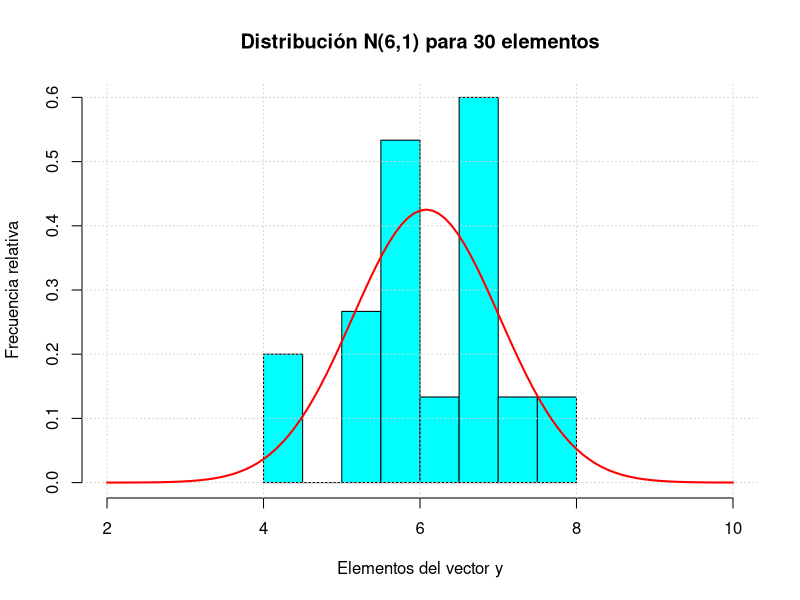
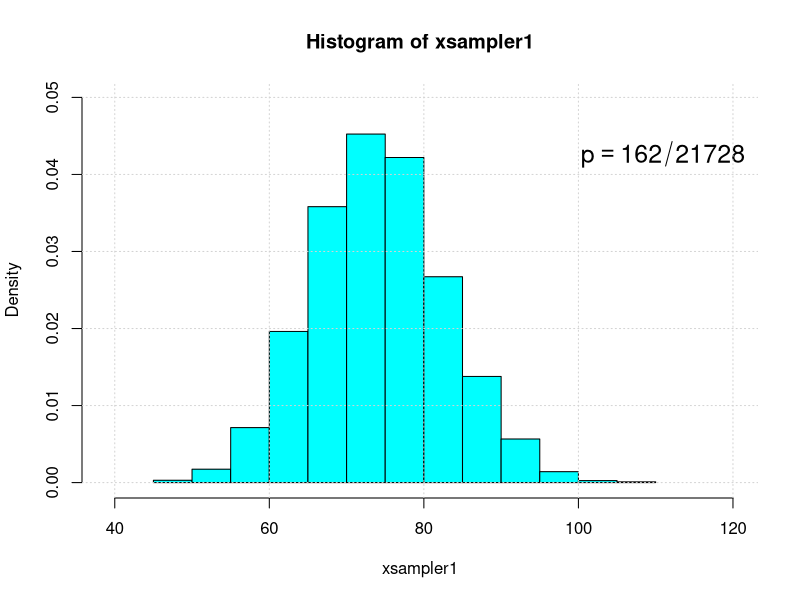
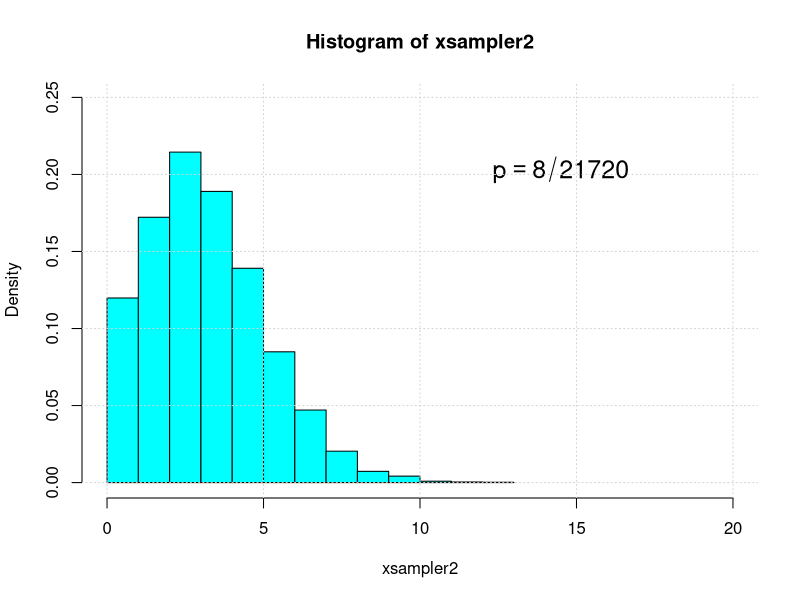
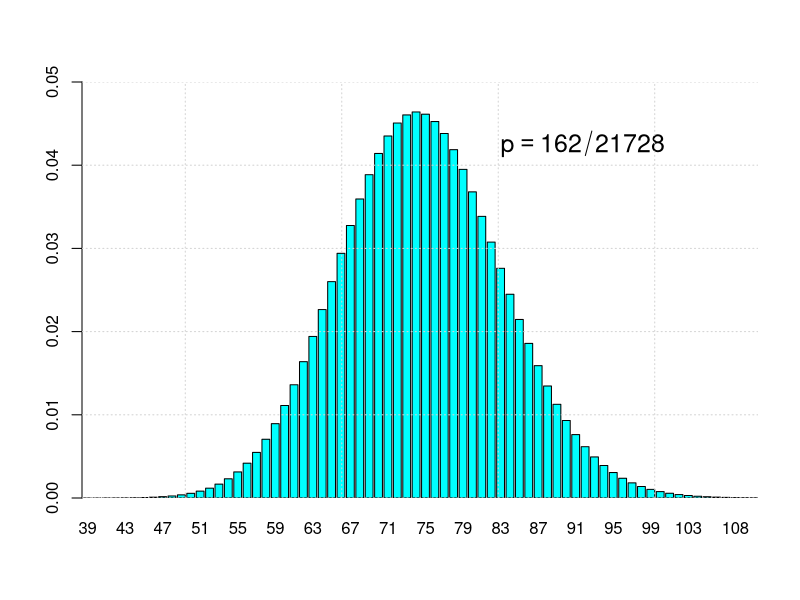
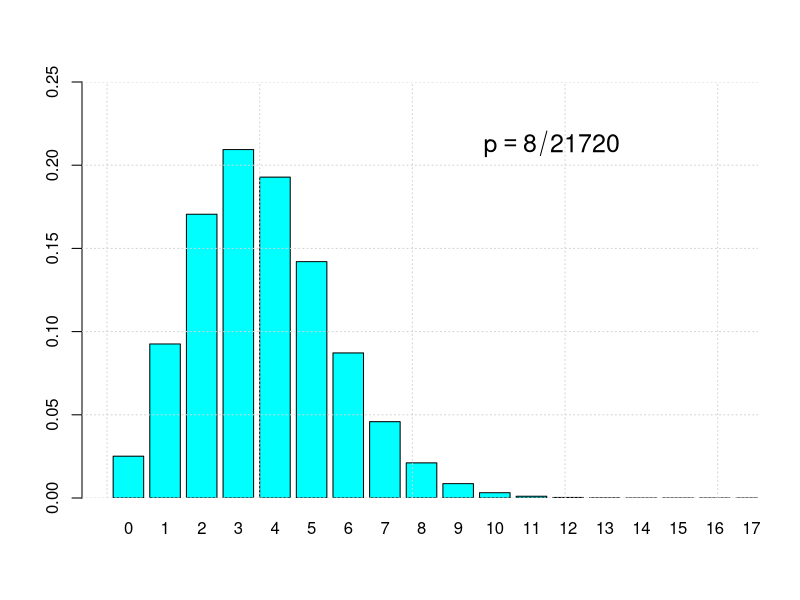

Generate these figures, in order, with R:
# -*- coding: utf-8 -*-

# -- Sheet --

# # Tarea 3 (tema 5): Intervalos de confianza
# ## 
# 1) Intervalos de confianza para la media y la desviación poblacional a partir de una muestra.


# ## 1.a) 
# Utilizando como semilla (seed) el número 12345 generar un vector que contenga una secuencia de 30
# números que sigan una distribución normal con media 6 y desviación típica 1. Determinar su media y su
# desviación típica.


set.seed(12345)
y <- rnorm(30, mean=6, sd=1) 
cat("Vector de 30 números con distribución N(6,1):","\n",y,"\n","\n")
mu=mean(y)
sigma=sd(y)
cat("La media del vector y es",mu,"y su desviación típica es",sigma,"\n")

# ## 1.b)
# Representar el histograma del vector anterior, superponiendo en otro color la curva con la distribución
# teórica (normal) asumida.


hist(y,freq=FALSE,xlim=c(2,10),col='cyan',main="Distribución N(6,1) para 30 elementos",ylab="Frecuencia relativa",xlab="Elementos del vector y")
grid()
curve(dnorm(x,mu,sigma),add=TRUE,col='red',lwd=2)

# ## 1.c)
# Obtener un intervalo de confianza del 90% para la media poblacional sin hacer la suposición de que la
# aproximación normal es razonable y haciendo la suposión de que la aproximación normal es razonable.
# Compara los dos resultados.


# Sin aproximación normal:


intconf <- function(x, nc){
tlim <- (1 - nc/100)/2                            #alfa/2
t  <- qt(tlim, df=length(x)-1, lower.tail=FALSE)  #usa distribución t (no se considera aprox normal)
l1 <- mean(x) - t*sd(x)/sqrt(length(x))           #límite inferior
l2 <- mean(x) + t*sd(x)/sqrt(length(x))           #límite superior
cat("Intervalo del ", nc, "%: [", l1, ",", l2, "]", "\n")
return(c(l1,l2))                                  #devuelve como resultado los dos límites
}

#Nivel de confianza 90%
limites <- intconf(y,90)

# Con aproximación normal:


intconf2 <- function(x, nc){
zlim <- (1 - nc/100)/2                            #alfa/2
z  <- qnorm(zlim, lower.tail=FALSE)               #usa distribución z_alfa/2
l1 <- mean(x) - z*sd(x)/sqrt(length(x))           #límite inferior
l2 <- mean(x) + z*sd(x)/sqrt(length(x))           #límite superior
cat("Intervalo del ", nc, "%: [", l1, ",", l2, "]", "\n")
return(c(l1,l2))                                  #devuelve como resultado los dos límites
}

#Nivel de confianza 90%
limites2 <- intconf2(y,90)


cat("Se aprecia que, siendo la media de la muestra ym=6.078807, los tamaños de los semiintervalos serían: ","\n")
cat("Sin aproximación normal: SI-=", mu-5.787754 , "; SI+=", 6.36986-mu,"\n")
cat("Sin aproximación normal: SI-=", mu-5.79705 , "; SI+=", 6.360564-mu,"\n","\n")
cat("Se ve que en ambos casos, como es de esperar, son intervalos simétricos y que en el caso en que no se considera 
aproximación normal, el intervalo es de mayor tamaño. Esto tampoco sorprende, ya que al reducirse los grados de libertad,
se ensancha la distribución.","\n")

# ## 1.d)
# Obtener un intervalo de confianza del 98% para la desviación típica poblacional.


intconfsd <- function(x, nc){
lim <- (1-nc/100)/2                              #alfa/2
chi1 <- qchisq(lim, df=length(x)-1, lower.tail=FALSE)
chi2 <- qchisq(lim, df=length(x)-1)
l1 <- sqrt((length(x)-1)*var(x)/chi1)
l2 <- sqrt((length(x)-1)*var(x)/chi2)
cat("Intervalo del",nc,"%: [",l1,",",l2,"]","\n")
}

intconfsd(y,98)

# # Ejercicio 2
# ## Intervalos de confianza para una proporción
# Según el estudio de Polack et al 2020 (https://www.nejm.org/doi/full/10.1056/NEJMoa2034577
# (https://www.nejm.org/doi/full/10.1056/NEJMoa2034577)) sobre la vacuna Pfizer contra el covid-19 se tomaron
# 2 muestras de entre las 43448 personas que participaron voluntariamente en el ensayo clínico para la vacuna.
# A la primera muestra de 21720 personas se le administró la vacuna y a la segunda muestra de 21728
# personas se le administró un placebo. El número de personas presentando cuadros relacionados con covid-19
# y dando positivo en el test en el periodo estudiado para los vacunados y no vacunados fue 8 y 162
# respectivamente.


# ## 2.a) 
# Calcular el intervalo de confianza al 99% de las diferencias en proporción de casos covid-19 entre la
# población vacunada y sin vacunar. Interpretar el resultado.


#Muestras con distribución binomial:
#Hay una probabilidad de 8/21720 de dar positivo estando vacunado.      Estadístico P1
#Hay una probabilidad de 162/21728 de dar positivo no estando vacunado. Estadístico P2
#Media mu=p y sig2(sigma^2)=pq
#Para el estadistico P: mup=p y sig2p=pq/n=p(1-p)/n (muestra muy grande)

#Para la diferencia de medidas:
#mu(p1-p2)=p1-p2  sig2(p1-p2)=p1*q1/n1 + p2*q2/n2
fav1=162
tot1=21728
fav2=8
tot2=21720

p1=fav1/tot1                                 #Estadístico P1
p2=fav2/tot2                                 #Estadístico P2
med1=p1
sigma1=p1*(1-p1)                        #Distribución binomial de la muestra 1
med2=p2
sigma2=p2*(1-p2)


# Como n1 es similar a n2 y n1+n2 mucho mayor que 30 -> Aproximación normal de la distribución para la diferencia de medias:
intconfdifprop <- function(mu1, sig1, mu2, sig2, nc){
    zlim <- (1-nc/100)/2                         #alfa/2
    z <- qnorm(zlim, lower.tail=FALSE)           #99% de nivel confianza
    l1 <- mu1-mu2 - z*sqrt((sig1^2/tot1)+(sig2^2/tot2))
    l2 <- mu1-mu2 + z*sqrt((sig1^2/tot1)+(sig2^2/tot2))
    cat("Intervalo del",nc,"%: [",l1,",",l2,"]","\n")
}

#Corremos la función con los valores medios de p1 y p2 y sus varianzas:
intconfdifprop(med1,sigma1,med2,sigma2,99)

cat("Las probabilidades de dar positivo en ambos grupos son:","\n")
cat("p1=",p1,"para el grupo no vacunado.","\n")
cat("p2=",p2,"para el grupo vacunado.","\n")

cat("Este resultado indica, por un lado, que al encontrarse la probabilidad de dar positivo, siendo del grupo no vacunado, tan
cerca del valor central del intervalo, es mucho más probable que un positivo pertenezca a este grupo, ya que está 
en el centro de la normal y el otro valor central se encuentra en un extremo. La conclusión que se puede sacar es que la 
vacunación reduce mucho la probabilidad de dar positivo en el test.","\n")

# ## 2.b) 
# Utilizando como semilla (seed) el número 12345 , generar dos muestras, con 10.000 elementos cada
# una, que simulen el número de personas con positivo en covid-19 para las dos distribuciones binomiales con
# parámetros n y p iguales a los de del estudio de Polack. Representa los histogramas de la proporción de casos
# covid-19 para las dos muestras y compáralos.


# Así creo que era como se debía hacer:


#Así es como había que hacerlo (o más o menos así)
set.seed(12345)
xsampler1 <- rbinom(10000,10000,p1)
table(xsampler1)
hist(xsampler1,freq=FALSE,xlim=c(39,120), ylim=c(0,0.05), xpd=FALSE, names.arg=seq(0,10000,1),col="cyan") #Los límites fueron comprobados previamente.
text(x=99, y=0.042, expression(p == 162/21728), cex=1.5, pos=4)
grid()

xsampler2 <- rbinom(10000,10000,p2)
table(xsampler2)
hist(xsampler2,freq=FALSE,xlim=c(0,20), ylim=c(0,0.25), xpd=FALSE, names.arg=seq(0,10000,1),col="cyan") #Los límites fueron comprobados previamente.
text(x=12, y=0.2, expression(p == 8/21720), cex=1.5, pos=4)
grid()

cat("Se observa que en el caso con probabilidad p1=162/21728=", p1,"la distribución es como una normal centrada en" ,10000*p1,".
Esto corresponde a la muestra de personas no vacunadas.","\n")
cat("Para la muestra de personas vacunadas, con probabilidad p2=8/21720=", p2,", la distribución no es simétrica, 
y las cantidades de positivos más probables se sitúan en valores mucho más bajos, está centrada en", 10000*p2, ".","\n")

# Así es como lo hice:


#Así es como lo había hecho
set.seed(12345)
xsample1 <- dbinom(0:10000,10000,p1)  #Muestra que las probabilidades de que haya desde 0 a 10k contagios.
barplot(xsample1, xlim=c(50,130), ylim=c(0,0.05), xpd=FALSE, names.arg=seq(0,10000,1),col="cyan") #Los límites fueron comprobados previamente.
text(x=99, y=0.042, expression(p == 162/21728), cex=1.5, pos=4)
grid()
xsample2 <- dbinom(0:10000,10000,p2)
barplot(xsample2, xlim=c(0,20.5), ylim=c(0,0.25), xpd=FALSE, names.arg=seq(0,10000,1),col="cyan")
text(x=12, y=0.21, expression(p == 8/21720), cex=1.5, pos=4)
grid()

cat("Se observa que en el caso con probabilidad p1=162/21728=", p1,"la distribución es como una normal centrada en" ,10000*p1,".
Esto corresponde a la muestra de personas no vacunadas.","\n")
cat("Para la muestra de personas vacunadas, con probabilidad p2=8/21720=", p2,", la distribución no es simétrica, 
y las cantidades de positivos más probables se sitúan en valores mucho más bajos, está centrada en", 10000*p2, ".","\n")



